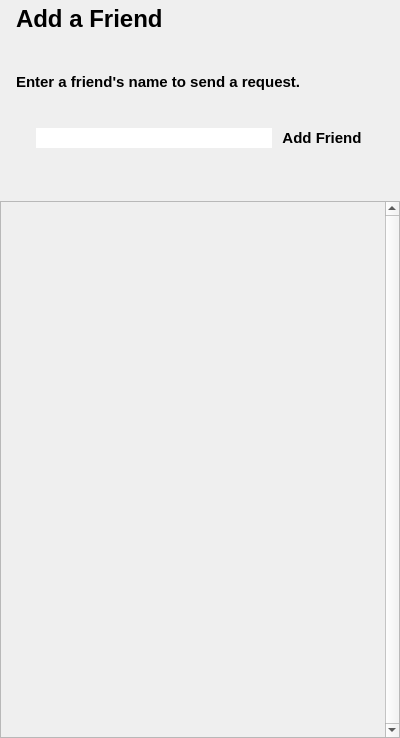
<?xml version="1.0" encoding="UTF-8"?>
<ui version="4.0">
 <class>AddFriendPage</class>
 <widget class="QWidget" name="AddFriendPage">
  <property name="geometry">
   <rect>
    <x>0</x>
    <y>0</y>
    <width>400</width>
    <height>738</height>
   </rect>
  </property>
  <property name="windowTitle">
   <string>Form</string>
  </property>
  <property name="autoFillBackground">
   <bool>false</bool>
  </property>
  <property name="styleSheet">
   <string notr="true"/>
  </property>
  <layout class="QVBoxLayout" name="verticalLayout">
   <property name="spacing">
    <number>0</number>
   </property>
   <property name="leftMargin">
    <number>0</number>
   </property>
   <property name="topMargin">
    <number>0</number>
   </property>
   <property name="rightMargin">
    <number>0</number>
   </property>
   <property name="bottomMargin">
    <number>0</number>
   </property>
   <item>
    <layout class="QVBoxLayout" name="verticalLayout_2" stretch="0,0">
     <property name="spacing">
      <number>20</number>
     </property>
     <property name="leftMargin">
      <number>16</number>
     </property>
     <property name="topMargin">
      <number>5</number>
     </property>
     <property name="rightMargin">
      <number>16</number>
     </property>
     <property name="bottomMargin">
      <number>35</number>
     </property>
     <item>
      <widget class="QLabel" name="label_7">
       <property name="font">
        <font>
         <pointsize>18</pointsize>
         <bold>true</bold>
        </font>
       </property>
       <property name="text">
        <string>&lt;html&gt;&lt;head/&gt;&lt;body&gt;&lt;p&gt;Add a Friend&lt;/p&gt;&lt;p&gt;&lt;br/&gt;&lt;span style=&quot; font-size:11pt;&quot;&gt;Enter a friend's name to send a request.&lt;/span&gt;&lt;/p&gt;&lt;/body&gt;&lt;/html&gt;</string>
       </property>
       <property name="scaledContents">
        <bool>false</bool>
       </property>
      </widget>
     </item>
     <item>
      <widget class="QFrame" name="addFriendFrame">
       <property name="minimumSize">
        <size>
         <width>150</width>
         <height>55</height>
        </size>
       </property>
       <property name="autoFillBackground">
        <bool>false</bool>
       </property>
       <property name="styleSheet">
        <string notr="true"/>
       </property>
       <property name="frameShape">
        <enum>QFrame::Shape::NoFrame</enum>
       </property>
       <property name="frameShadow">
        <enum>QFrame::Shadow::Raised</enum>
       </property>
       <layout class="QHBoxLayout" name="addFriendLayout_6" stretch="0,0">
        <property name="spacing">
         <number>0</number>
        </property>
        <property name="leftMargin">
         <number>20</number>
        </property>
        <property name="topMargin">
         <number>9</number>
        </property>
        <property name="rightMargin">
         <number>12</number>
        </property>
        <property name="bottomMargin">
         <number>9</number>
        </property>
        <item>
         <widget class="QLineEdit" name="addFriendInput">
          <property name="styleSheet">
           <string notr="true"/>
          </property>
          <property name="frame">
           <bool>false</bool>
          </property>
         </widget>
        </item>
        <item>
         <widget class="QPushButton" name="addFriendButton">
          <property name="minimumSize">
           <size>
            <width>100</width>
            <height>30</height>
           </size>
          </property>
          <property name="font">
           <font>
            <pointsize>11</pointsize>
            <bold>true</bold>
           </font>
          </property>
          <property name="cursor">
           <cursorShape>PointingHandCursor</cursorShape>
          </property>
          <property name="styleSheet">
           <string notr="true"/>
          </property>
          <property name="text">
           <string>Add Friend</string>
          </property>
          <property name="flat">
           <bool>true</bool>
          </property>
         </widget>
        </item>
       </layout>
      </widget>
     </item>
    </layout>
   </item>
   <item>
    <widget class="QScrollArea" name="scrollAreaPending">
     <property name="autoFillBackground">
      <bool>false</bool>
     </property>
     <property name="styleSheet">
      <string notr="true"/>
     </property>
     <property name="verticalScrollBarPolicy">
      <enum>Qt::ScrollBarPolicy::ScrollBarAlwaysOn</enum>
     </property>
     <property name="sizeAdjustPolicy">
      <enum>QAbstractScrollArea::SizeAdjustPolicy::AdjustIgnored</enum>
     </property>
     <property name="widgetResizable">
      <bool>true</bool>
     </property>
     <property name="alignment">
      <set>Qt::AlignmentFlag::AlignBottom|Qt::AlignmentFlag::AlignRight|Qt::AlignmentFlag::AlignTrailing</set>
     </property>
     <widget class="QWidget" name="scrollAreaWidgetContents">
      <property name="geometry">
       <rect>
        <x>0</x>
        <y>0</y>
        <width>384</width>
        <height>525</height>
       </rect>
      </property>
      <property name="sizePolicy">
       <sizepolicy hsizetype="Expanding" vsizetype="Preferred">
        <horstretch>0</horstretch>
        <verstretch>0</verstretch>
       </sizepolicy>
      </property>
      <property name="autoFillBackground">
       <bool>true</bool>
      </property>
      <property name="styleSheet">
       <string notr="true"/>
      </property>
      <layout class="QVBoxLayout" name="verticalLayout_13">
       <property name="spacing">
        <number>0</number>
       </property>
       <property name="leftMargin">
        <number>15</number>
       </property>
       <property name="topMargin">
        <number>0</number>
       </property>
       <property name="rightMargin">
        <number>0</number>
       </property>
       <property name="bottomMargin">
        <number>0</number>
       </property>
       <item>
        <layout class="QVBoxLayout" name="listLayout">
         <property name="spacing">
          <number>0</number>
         </property>
         <property name="rightMargin">
          <number>8</number>
         </property>
        </layout>
       </item>
      </layout>
     </widget>
    </widget>
   </item>
  </layout>
 </widget>
 <resources/>
 <connections/>
</ui>
